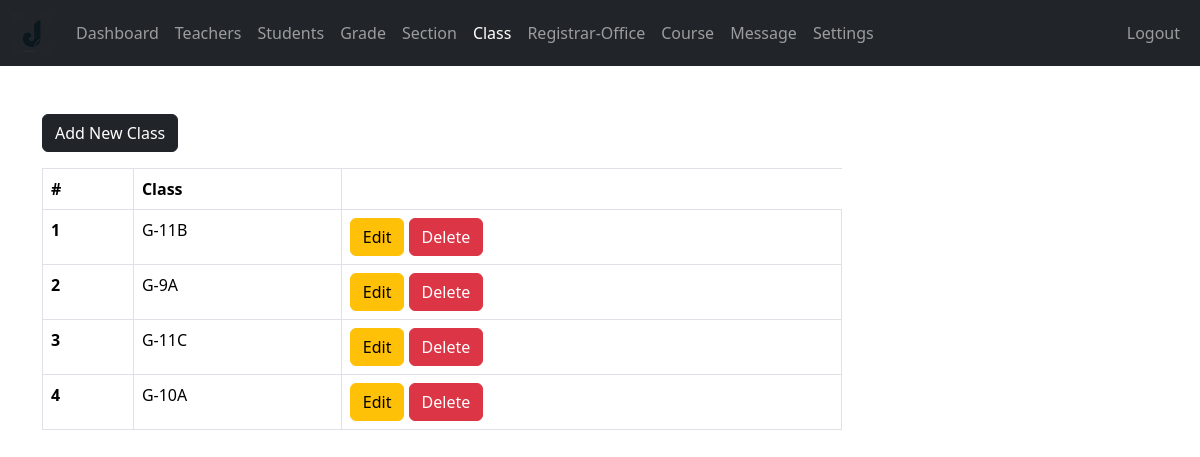
Screenshot of /admin/class.php (signed in) with the database file from the repository.
### tables this page shows
CREATE TABLE IF NOT EXISTS `class` (
  `class_id` int NOT NULL AUTO_INCREMENT,
  `grade` int NOT NULL,
  `section` int NOT NULL,
  PRIMARY KEY (`class_id`)
);

CREATE TABLE IF NOT EXISTS `grades` (
  `grade_id` int NOT NULL AUTO_INCREMENT,
  `grade` varchar(31) NOT NULL,
  `grade_code` varchar(7) NOT NULL,
  PRIMARY KEY (`grade_id`)
);

CREATE TABLE IF NOT EXISTS `section` (
  `section_id` int NOT NULL AUTO_INCREMENT,
  `section` varchar(7) NOT NULL,
  PRIMARY KEY (`section_id`)
);

### admin/data/class.php (called while the page is built, shortened)
<?php
function getAllClasses($conn){
   $sql = "SELECT * FROM class";
   $stmt = $conn->prepare($sql);
   $stmt->execute();
   if ($stmt->rowCount() >= 1) {
     $classes = $stmt->fetchAll();
     return $classes;
   }else {
    return 0;
   }
}

### admin/data/grade.php (called while the page is built, shortened)
<?php
function getGradeById($grade_id, $conn){
   $sql = "SELECT * FROM grades
           WHERE grade_id=?";
   $stmt = $conn->prepare($sql);
   $stmt->execute([$grade_id]);
   if ($stmt->rowCount() == 1) {
     $grade = $stmt->fetch();
     return $grade;
   }else {
    return 0;
   }
}

### admin/data/section.php (called while the page is built, shortened)
<?php
function getSectioById($section_id, $conn){
   $sql = "SELECT * FROM section
           WHERE section_id=?";
   $stmt = $conn->prepare($sql);
   $stmt->execute([$section_id]);
   if ($stmt->rowCount() == 1) {
     $section = $stmt->fetch();
     return $section;
   }else {
    return 0;
   }
}

### admin/class.php (the view, shortened to what this page needs)
<?php
if (isset($_SESSION['admin_id']) &&
    isset($_SESSION['role'])) {
    if ($_SESSION['role'] == 'Admin') {
       include "../DB_connection.php";
       include "data/class.php";
       include "data/grade.php";
       include "data/section.php";
       $classes = getAllClasses($conn);
 ?>
<!DOCTYPE html>
<html lang="en">
<head>
	<link rel="stylesheet" href="../css/bootstrap.min.css">
	<link rel="stylesheet" href="../css/style.css">
  <link rel="stylesheet" href="https://cdnjs.cloudflare.com/ajax/libs/font-awesome/4.7.0/css/font-awesome.min.css">
</head>
<body>
    <?php
        include "inc/navbar.php";
        if ($classes != 0) {
     ?>
     <div class="container mt-5">
        <a href="class-add.php"
           class="btn btn-dark">Add New Class</a>
           <div class="table-responsive">
              <table class="table table-bordered mt-3 n-table">
                <thead>
                  <tr>
                    <th scope="col">#</th>
                    <th scope="col">Class</th>
                  </tr>
                </thead>
                <tbody>
                  <?php $i = 0; foreach ($classes as $class ) {
                    $i++;  ?>
                  <tr>
                    <th scope="row"><?=$i?></th>
                    <td>
                      <?php
                          $grade  = getGradeById($class['grade'], $conn);
                          $section = getSectioById($class['section'], $conn);
                          echo $grade['grade_code'].'-'.$grade['grade'].$section['section'];
                       ?>
                    </td>
                    <td>
                        <a href="class-edit.php?class_id=<?=$class['class_id']?>"
                           class="btn btn-warning">Edit</a>
                        <a href="class-delete.php?class_id=<?=$class['class_id']?>"
                           class="btn btn-danger">Delete</a>
                    </td>
                  </tr>
                <?php } ?>
                </tbody>
              </table>
           </div>
         <?php } ?>
     </div>
</body>
</html>
<?php
  }else {
    header("Location: ../login.php");
    exit;
  }
}else {
	header("Location: ../login.php");
	exit;
}
?>

### css/style.css (style rules this page uses)
.n-table { max-width: 800px; }

### rows the page displays
class: grades.grade_code "G", grades.grade "11", section.section "B"
class: grades.grade_code "G", grades.grade "9", section.section "A"
class: grades.grade_code "G", grades.grade "11", section.section "C"
class: grades.grade_code "G", grades.grade "10", section.section "A"
